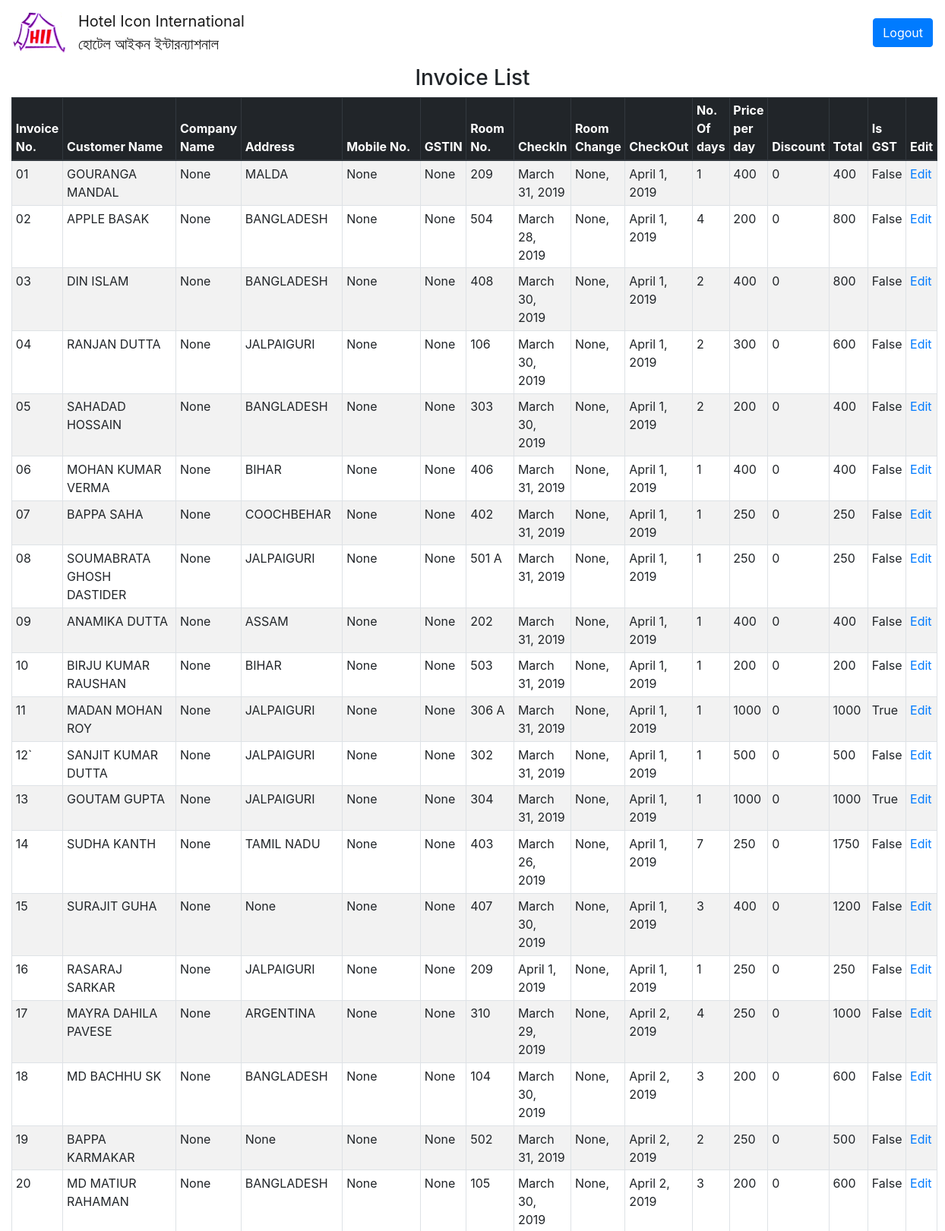
/accounts/viewinvoice/ (signed in, upper part), run on the app's committed database.
### mainapp/models.py (models this page shows, shortened)
class Invoice(models.Model):
    invoice_no = models.CharField(max_length=30,unique=True)
    name = models.CharField(max_length=30)
    company_name = models.CharField(max_length=30,null=True,blank=True)
    address = models.CharField(max_length=60,null=True,blank=True)
    phone = models.CharField(max_length=13,null=True,blank=True)
    person_count = models.CharField(max_length=30)
    gstin = models.CharField(max_length=30,blank=True,null=True)
    date = models.DateField()
    room_no = models.CharField(max_length=7)
    check_in = models.DateField(verbose_name="Room In")
    check_out = models.DateField(verbose_name="Room Out")
    days_count = models.IntegerField()
    rate = models.IntegerField()
    room_no_2 = models.CharField(max_length=7,blank=True, null=True)
    check_in_2 = models.DateField(blank=True, null=True, verbose_name="Room In 2")
    check_out_2 = models.DateField(blank=True, null=True, verbose_name="Room out 2")
    days_count_2 = models.IntegerField(default=0)
    rate_2 = models.IntegerField(default=0)
    room_no_3 = models.CharField(max_length=7,blank=True, null=True)
    check_in_3 = models.DateField(blank=True, null=True, verbose_name="Room In 3")
    check_out_3 = models.DateField(blank=True, null=True, verbose_name="Room out 3")
    days_count_3 = models.IntegerField(default=0)
    rate_3 = models.IntegerField(default=0)
    discount = models.IntegerField(default=0)
    remark = models.CharField(max_length=50,null=True,blank=True)
    is_gst = models.BooleanField(default=False)
    def total(self): return (self.rate*self.days_count)
    def final_checkout(self):
        if self.check_out_3: return self.check_out_3
        elif self.check_out_2: return self.check_out_2
        else: return self.check_out
    def room_change(self):
        if self.check_in_3: return [self.check_in_3,self.check_in_2]
        elif self.check_in_2: return [self.check_in_2]
        else: return [None]

### mainapp/views.py (the view)
# urls.py: path('accounts/viewinvoice/', views.view_invoice,name="viewinvoice"),
@login_required
def view_invoice(request):
    objects = Invoice.objects.all()
    return render(request,'viewinvoice.html',{'objects':objects})

### mainapp/templates/viewinvoice.html (shortened to what this page needs)
{% extends 'master.html' %}
{% block content %}
<div class="container-fluid">
    <h3 class="text-center">Invoice List</h3>
    <table class="table table-striped table-sm table-hover table-bordered">
        <thead class="thead-dark">
            <th scope="col">Invoice No.</th>
            <th scope="col">Customer Name</th>
            <th scope="col">Company Name</th>
            <th scope="col">Address</th>
            <th scope="col">Mobile No.</th>
            <th scope="col">GSTIN</th>
            <th scope="col">Room No.</th>
            <th scope="col">CheckIn</th>
            <th scope="col">Room Change</th>
            <th scope="col">CheckOut</th>
            <th scope="col">No. Of days</th>
            <th scope="col">Price per day</th>
            <th scope="col">Discount</th>
            <th scope="col">Total</th>
            <th scope="col">Is GST</th>
            <th scope="col">Edit</th>
        </thead>
        <tbody>
            {% for obj in objects %}
            <tr scope="row">
                <td>{{obj.invoice_no}}</td>
                <td>{{obj.name}}</td>
                <td>{{obj.company_name}}</td>
                <td>{{obj.address}}</td>
                <td>{{obj.phone}}</td>
                <td>{{obj.gstin}}</td>
                <td>{{obj.room_no}}</td>
                <td>{{obj.check_in}}</td>
                <td>{% for d in obj.room_change %} {{d}}, {% endfor %}</td>
                <td>{{obj.final_checkout}}</td>
                <td>{{obj.days_count}}</td>
                <td>{{obj.rate}}</td>
                <td>{{obj.discount}}</td>
                <td>{{obj.total}}</td>
                <td>{{obj.is_gst}}</td>
                <td><a href="{% url 'editinvoice' obj.pk %}">Edit</a></td>
            </tr>
            {% endfor %}
        </tbody>
    </table>
</div>
{% endblock %}

### data on the page
Invoice: invoice_no "01", name "GOURANGA MANDAL", company_name "None", address "MALDA", phone "None", gstin "None", room_no "209", check_in "March 31, 2019", room_change "None", final_checkout "April 1, 2019", days_count "1", rate "400", discount "0", total "400", is_gst "False"
Invoice: invoice_no "02", name "APPLE BASAK", company_name "None", address "BANGLADESH", phone "None", gstin "None", room_no "504", check_in "March 28, 2019", room_change "None", final_checkout "April 1, 2019", days_count "4", rate "200", discount "0", total "800", is_gst "False"
Invoice: invoice_no "03", name "DIN ISLAM", company_name "None", address "BANGLADESH", phone "None", gstin "None", room_no "408", check_in "March 30, 2019", room_change "None", final_checkout "April 1, 2019", days_count "2", rate "400", discount "0", total "800", is_gst "False"
Invoice: invoice_no "04", name "RANJAN DUTTA", company_name "None", address "JALPAIGURI", phone "None", gstin "None", room_no "106", check_in "March 30, 2019", room_change "None", final_checkout "April 1, 2019", days_count "2", rate "300", discount "0", total "600", is_gst "False"
Invoice: invoice_no "05", name "SAHADAD HOSSAIN", company_name "None", address "BANGLADESH", phone "None", gstin "None", room_no "303", check_in "March 30, 2019", room_change "None", final_checkout "April 1, 2019", days_count "2", rate "200", discount "0", total "400", is_gst "False"
Invoice: invoice_no "06", name "MOHAN KUMAR VERMA", company_name "None", address "BIHAR", phone "None", gstin "None", room_no "406", check_in "March 31, 2019", room_change "None", final_checkout "April 1, 2019", days_count "1", rate "400", discount "0", total "400", is_gst "False"
Invoice: invoice_no "07", name "BAPPA SAHA", company_name "None", address "COOCHBEHAR", phone "None", gstin "None", room_no "402", check_in "March 31, 2019", room_change "None", final_checkout "April 1, 2019", days_count "1", rate "250", discount "0", total "250", is_gst "False"
Invoice: invoice_no "08", name "SOUMABRATA GHOSH DASTIDER", company_name "None", address "JALPAIGURI", phone "None", gstin "None", room_no "501 A", check_in "March 31, 2019", room_change "None", final_checkout "April 1, 2019", days_count "1", rate "250", discount "0", total "250", is_gst "False"
Invoice: invoice_no "09", name "ANAMIKA DUTTA", company_name "None", address "ASSAM", phone "None", gstin "None", room_no "202", check_in "March 31, 2019", room_change "None", final_checkout "April 1, 2019", days_count "1", rate "400", discount "0", total "400", is_gst "False"
Invoice: invoice_no "10", name "BIRJU KUMAR RAUSHAN", company_name "None", address "BIHAR", phone "None", gstin "None", room_no "503", check_in "March 31, 2019", room_change "None", final_checkout "April 1, 2019", days_count "1", rate "200", discount "0", total "200", is_gst "False"
Invoice: invoice_no "11", name "MADAN MOHAN ROY", company_name "None", address "JALPAIGURI", phone "None", gstin "None", room_no "306 A", check_in "March 31, 2019", room_change "None", final_checkout "April 1, 2019", days_count "1", rate "1000", discount "0", total "1000", is_gst "True"
Invoice: invoice_no "12`", name "SANJIT KUMAR DUTTA", company_name "None", address "JALPAIGURI", phone "None", gstin "None", room_no "302", check_in "March 31, 2019", room_change "None", final_checkout "April 1, 2019", days_count "1", rate "500", discount "0", total "500", is_gst "False"
Invoice: invoice_no "13", name "GOUTAM GUPTA", company_name "None", address "JALPAIGURI", phone "None", gstin "None", room_no "304", check_in "March 31, 2019", room_change "None", final_checkout "April 1, 2019", days_count "1", rate "1000", discount "0", total "1000", is_gst "True"
Invoice: invoice_no "14", name "SUDHA KANTH", company_name "None", address "TAMIL NADU", phone "None", gstin "None", room_no "403", check_in "March 26, 2019", room_change "None", final_checkout "April 1, 2019", days_count "7", rate "250", discount "0", total "1750", is_gst "False"
Invoice: invoice_no "15", name "SURAJIT GUHA", company_name "None", address "None", phone "None", gstin "None", room_no "407", check_in "March 30, 2019", room_change "None", final_checkout "April 1, 2019", days_count "3", rate "400", discount "0", total "1200", is_gst "False"
Invoice: invoice_no "16", name "RASARAJ SARKAR", company_name "None", address "JALPAIGURI", phone "None", gstin "None", room_no "209", check_in "April 1, 2019", room_change "None", final_checkout "April 1, 2019", days_count "1", rate "250", discount "0", total "250", is_gst "False"
Invoice: invoice_no "17", name "MAYRA DAHILA PAVESE", company_name "None", address "ARGENTINA", phone "None", gstin "None", room_no "310", check_in "March 29, 2019", room_change "None", final_checkout "April 2, 2019", days_count "4", rate "250", discount "0", total "1000", is_gst "False"
Invoice: invoice_no "18", name "MD BACHHU SK", company_name "None", address "BANGLADESH", phone "None", gstin "None", room_no "104", check_in "March 30, 2019", room_change "None", final_checkout "April 2, 2019", days_count "3", rate "200", discount "0", total "600", is_gst "False"
Invoice: invoice_no "19", name "BAPPA KARMAKAR", company_name "None", address "None", phone "None", gstin "None", room_no "502", check_in "March 31, 2019", room_change "None", final_checkout "April 2, 2019", days_count "2", rate "250", discount "0", total "500", is_gst "False"
Invoice: invoice_no "20", name "MD MATIUR RAHAMAN", company_name "None", address "BANGLADESH", phone "None", gstin "None", room_no "105", check_in "March 30, 2019", room_change "None", final_checkout "April 2, 2019", days_count "3", rate "200", discount "0", total "600", is_gst "False"
